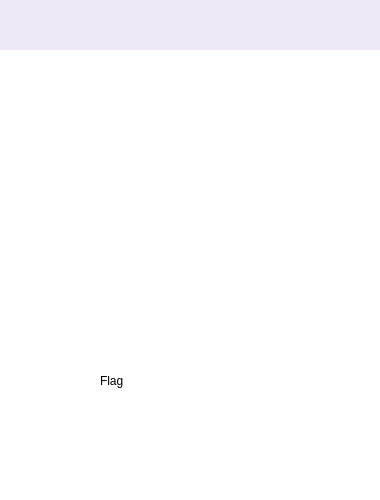
<?xml version="1.0" encoding="UTF-8"?>
<ui version="4.0">
 <class>Ray_update1</class>
 <widget class="QWidget" name="Ray_update1">
  <property name="geometry">
   <rect>
    <x>0</x>
    <y>0</y>
    <width>380</width>
    <height>500</height>
   </rect>
  </property>
  <property name="windowTitle">
   <string>Form</string>
  </property>
  <property name="styleSheet">
   <string notr="true">QWidget { background: white; }</string>
  </property>
  <widget class="QWidget" name="horizontalLayoutWidget">
   <property name="geometry">
    <rect>
     <x>110</x>
     <y>430</y>
     <width>261</width>
     <height>61</height>
    </rect>
   </property>
   <layout class="QHBoxLayout" name="horizontalLayout_3"/>
  </widget>
  <widget class="QWidget" name="widget" native="true">
   <property name="geometry">
    <rect>
     <x>-10</x>
     <y>0</y>
     <width>401</width>
     <height>50</height>
    </rect>
   </property>
   <property name="styleSheet">
    <string notr="true">.QWidget { background: #EDE7F6; }</string>
   </property>
  </widget>
  <widget class="QWidget" name="verticalLayoutWidget">
   <property name="geometry">
    <rect>
     <x>10</x>
     <y>60</y>
     <width>361</width>
     <height>291</height>
    </rect>
   </property>
   <layout class="QVBoxLayout" name="verticalLayout"/>
  </widget>
  <widget class="QWidget" name="verticalLayoutWidget_2">
   <property name="geometry">
    <rect>
     <x>210</x>
     <y>360</y>
     <width>141</width>
     <height>51</height>
    </rect>
   </property>
   <layout class="QVBoxLayout" name="verticalLayout_3"/>
  </widget>
  <widget class="QLabel" name="label">
   <property name="geometry">
    <rect>
     <x>100</x>
     <y>370</y>
     <width>71</width>
     <height>21</height>
    </rect>
   </property>
   <property name="text">
    <string>Flag</string>
   </property>
  </widget>
 </widget>
 <resources/>
 <connections/>
</ui>
